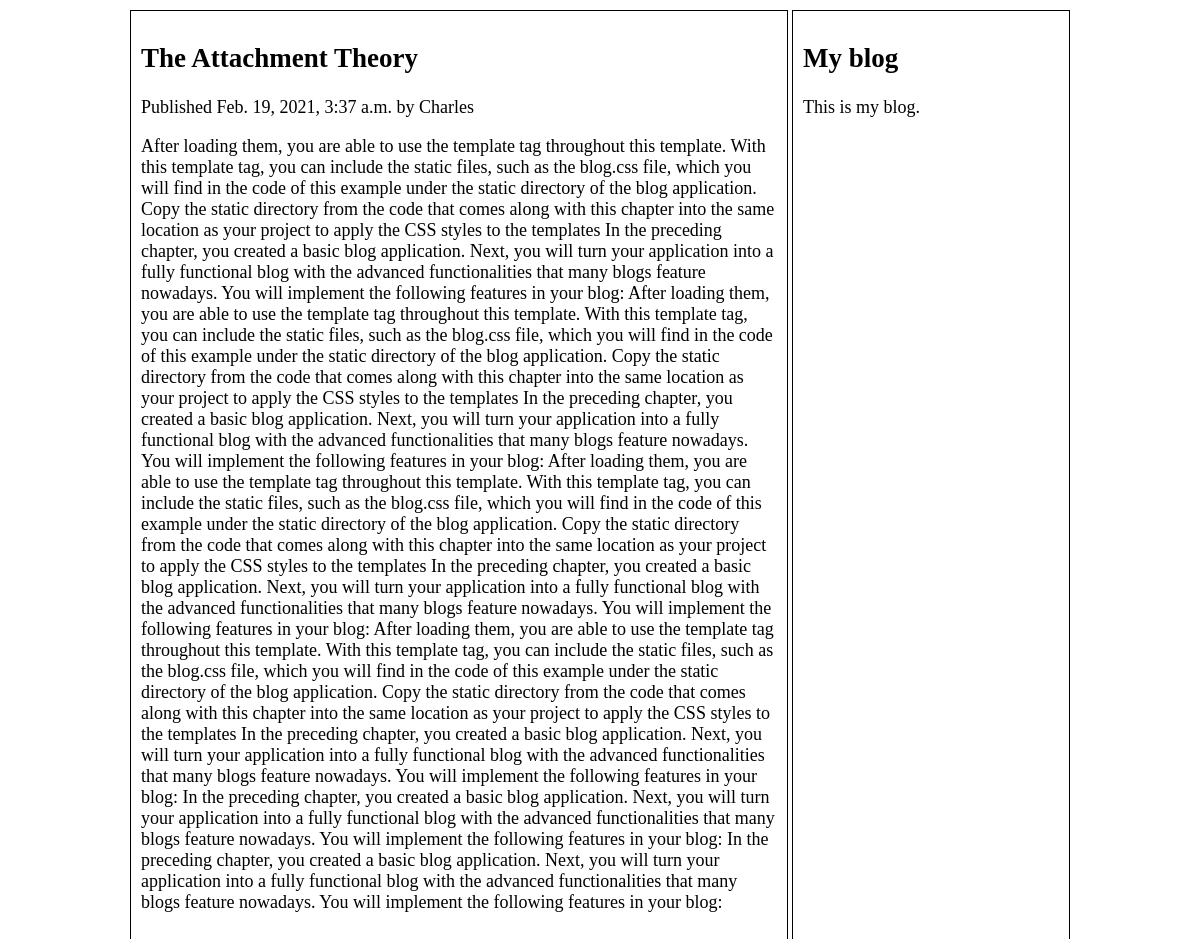
The app's page /2021/2/19/attachment-theory/ with its own data.
### posts/models.py (models this page shows, shortened)
class Post(models.Model):
    STATUS_CHOICES = (('draft', 'Draft'), ('published', 'Published'))
    title = models.CharField(max_length = 250)
    slug = models.SlugField(max_length=250, unique_for_date='publish')
    author = models.ForeignKey(User, on_delete=models.CASCADE, related_name='blog_posts')
    body = models.TextField()
    publish = models.DateTimeField(default=timezone.now)
    created = models.DateTimeField(auto_now_add=True)
    updated = models.DateTimeField(auto_now=True)
    status = models.CharField(max_length=10, choices=STATUS_CHOICES, default='Draft')
    class Meta:
        ordering = ('-publish',)

### posts/views.py (the view)
# urls.py: path('<int:year>/<int:month>/<int:day>/<slug:post>/', views.post_detail, name='post_detail'),
def post_detail(request, year, month, day, post):
    post = get_object_or_404(Post, slug=post, status='published', publish__year=year, publish__month=month, publish__day=day)
    context = {'post':post}
    return render(request, 'posts/detail.html', context)

### templates/posts/detail.html (shortened to what this page needs)
{% load static %}
<!DOCTYPE html>
<html lang="en">
<head>
    <link rel="stylesheet" href="{% static 'css/main.css' %}">
</head>
<body>
    <div class="container">
        <div class="main">
            {% block content %}
            <h2>
                {{post.title}}
            </h2>
            <p class="date">
                Published {{ post.publish }} by {{ post.author }}
            </p>
            <p>{{post.body}}</p>
            {% endblock %}
        </div>
        <div class="side">
            <h2>My blog</h2>
            <p>This is my blog.</p>
        </div>
    </div>
</body>
</html>

### static/css/main.css (style rules this page uses)
body { width: 80%; margin: auto; font-size: 18px; font-family: Georgia, 'Times New Roman', Times, serif; }
.container { display: grid; grid-template-columns: 70% auto; grid-gap: 4px; padding: 10px; }
.container > div { padding: 10px; border: 1px solid black; }

### records on screen
Post: title "The Attachment Theory", publish "Feb. 19, 2021, 3:37 a.m.", author "Charles", body "After loading them, you are able to use the template tag throughout this template. With this template tag, you can include the static files, such as the blog.css file, which you will find in the code of this example under the static directory of the blog application. Copy the static directory from the code that comes along with this chapter into the same location as your project to apply the CSS styles to the templates In the preceding chapter, you created a basic blog application. Next, you will turn your application into a fully functional blog with the advanced functionalities that many blogs feature nowadays. You will implement the following features in your blog: After loading them,…"
